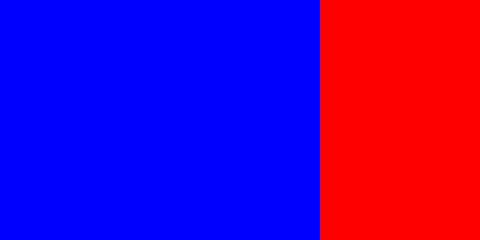
Frame 1 (no input)
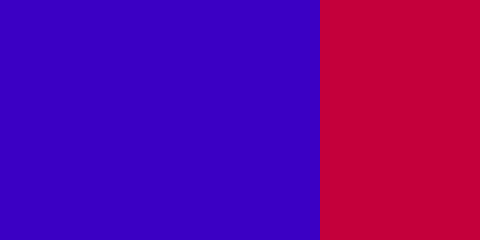
Frame 60 (the mouse pressed at the canvas centre just before this capture)
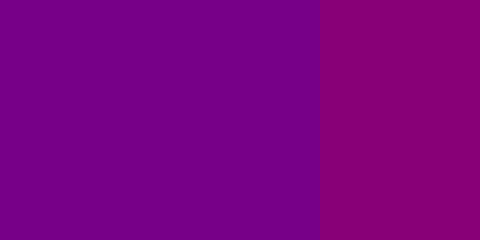
Frame 120 (the mouse held since frame 60 and released just before this capture)

The Processing sketch that drew these frames (run headless with seeded random() and noise(); from frame 60 on, the mouse is pressed at the canvas centre):

// Processing sketch: example_05_07_bouncingcolor
// ── example_05_07_bouncingcolor.pde
// Learning Processing
// Daniel Shiffman
// http://www.learningprocessing.com

// Example 5-7: "Bouncing" color

// Two variables for color.
float c1 = 0;      
float c2 = 255;    

// Start by incrementing c1.
float c1Change = 1;  
// Start by decrementing c2.
float c2Change = -1; 

void setup() {
  size(480, 240);
}

void draw() {
  noStroke();

  // Draw rectangle on left
  fill(c1, 0, c2);
  rect(0, 0, 320, 360);

  // Draw rectangle of right
  fill(c2, 0, c1);
  rect(320, 0, 320, 360);

  // Adjust color values
  c1 = c1 + c1Change;
  c2 = c2 + c2Change;

  // Instead of reaching the edge of a window, these variables reach the "edge" of color:  
  // 0 for no color and 255 for full color.  
  // When this happens, just like with the bouncing ball, the change is reversed.

  // Reverse direction of color change 
  if (c1 < 0 || c1 > 255) {
    c1Change *= -1;
  }

  if (c2 < 0 || c2 > 255) {
    c2Change *= -1;
  }
}
